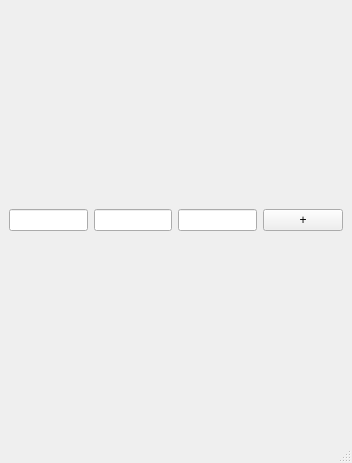
<?xml version="1.0" encoding="UTF-8"?>
<ui version="4.0">
 <class>MainWindow</class>
 <widget class="QMainWindow" name="MainWindow">
  <property name="geometry">
   <rect>
    <x>0</x>
    <y>0</y>
    <width>352</width>
    <height>463</height>
   </rect>
  </property>
  <property name="windowTitle">
   <string>To Do List</string>
  </property>
  <widget class="QWidget" name="centralwidget">
   <layout class="QVBoxLayout" name="verticalLayout">
    <item>
     <layout class="QGridLayout" name="gridLayout"/>
    </item>
    <item>
     <layout class="QHBoxLayout" name="horizontalLayout">
      <item>
       <widget class="QLineEdit" name="tb_title">
        <property name="inputMask">
         <string/>
        </property>
        <property name="text">
         <string/>
        </property>
       </widget>
      </item>
      <item>
       <widget class="QLineEdit" name="tb_description"/>
      </item>
      <item>
       <widget class="QLineEdit" name="tb_time"/>
      </item>
      <item>
       <widget class="QPushButton" name="btn_add">
        <property name="text">
         <string>+</string>
        </property>
       </widget>
      </item>
     </layout>
    </item>
   </layout>
  </widget>
  <widget class="QMenuBar" name="menubar">
   <property name="geometry">
    <rect>
     <x>0</x>
     <y>0</y>
     <width>352</width>
     <height>22</height>
    </rect>
   </property>
  </widget>
  <widget class="QStatusBar" name="statusbar"/>
 </widget>
 <resources/>
 <connections/>
</ui>
